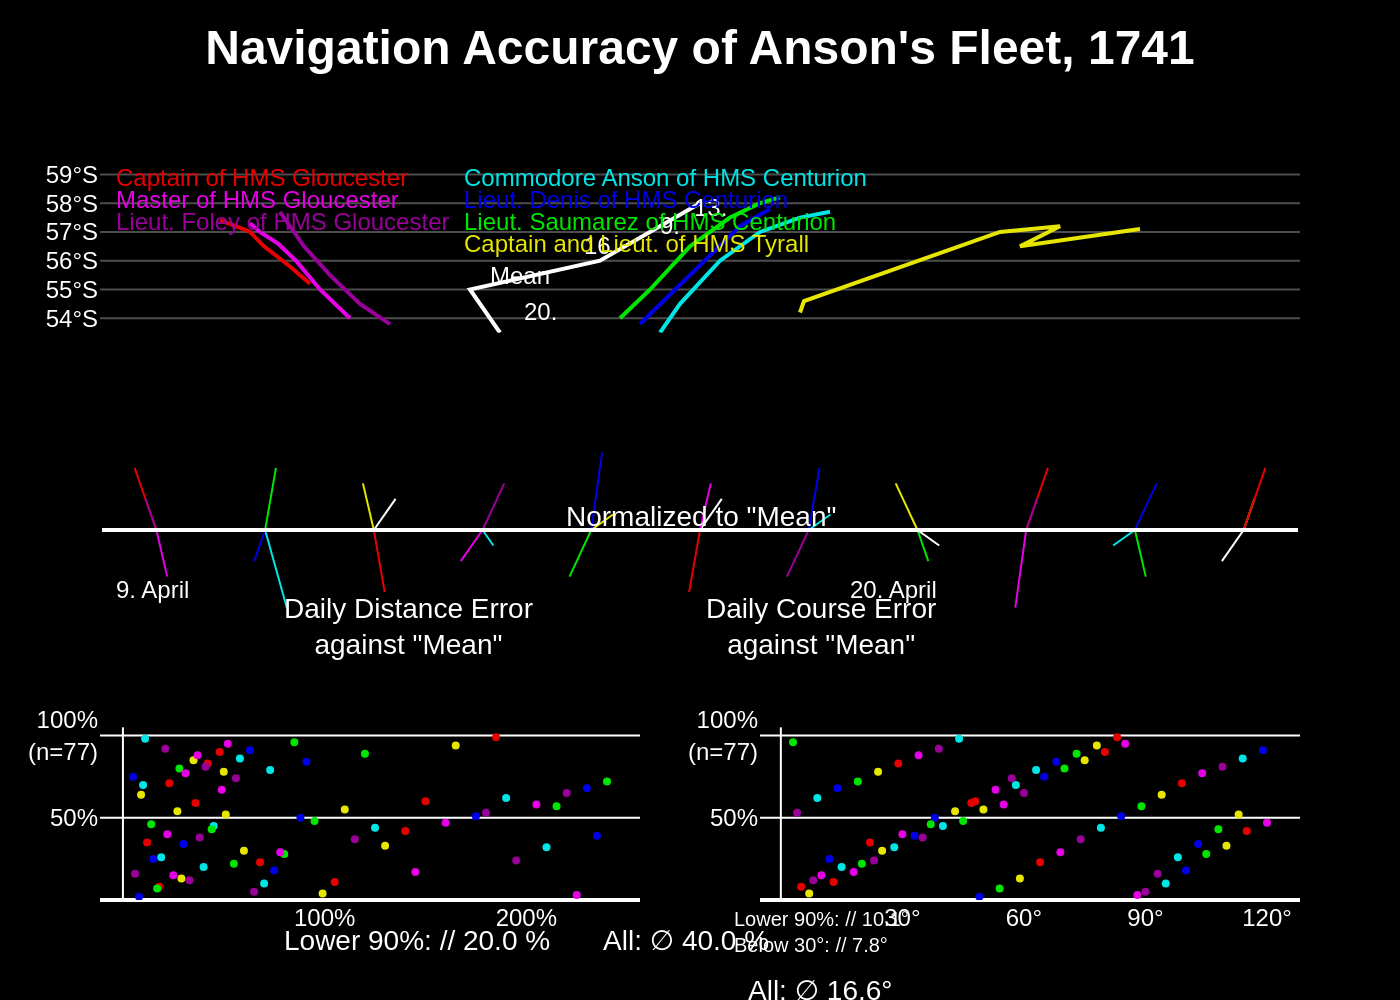

This figure's Python source:
import sys
import json
import os
import plotly.graph_objects as go
from plotly.subplots import make_subplots

def create_chart(json_path):
    with open(json_path, 'r', encoding='utf-8') as f:
        chart_data = json.load(f)

    data = chart_data['chart_data']
    texts = chart_data['texts']
    colors = chart_data['colors']
    
    fig = make_subplots(
        rows=3, cols=2,
        specs=[
            [{"colspan": 2, "rowspan": 1}, None],
            [{"colspan": 2, "rowspan": 1}, None],
            [{}, {}]
        ],
        vertical_spacing=0.15,
        horizontal_spacing=0.1
    )
    
    # --- Top Plot: Navigation Paths ---
    path_plot_data = data['path_plot']['series']
    for i, series in enumerate(path_plot_data):
        fig.add_trace(
            go.Scatter(
                x=series['x'],
                y=series['y'],
                mode='lines',
                line=dict(color=colors[i], width=2),
                name=series['name'],
                showlegend=False
            ),
            row=1, col=1
        )
        
    for ann in data['path_plot']['annotations']:
        fig.add_annotation(
            x=ann['x'], y=ann['y'], text=ann['text'],
            showarrow=False, font=dict(color='white', size=12),
            row=1, col=1
        )
    
    fig.add_annotation(
        x=20, y=-57.5, text="Mean",
        showarrow=False, font=dict(color='white', size=12),
        row=1, col=1, xshift=10
    )


    # --- Middle Plot: Normalized to "Mean" ---
    normalized_data = data['normalized_plot']['series']
    for i, series in enumerate(normalized_data):
        fig.add_trace(
            go.Scatter(
                x=series['x'],
                y=series['y'],
                mode='lines',
                line=dict(color=colors[i % len(colors)], width=1),
                showlegend=False
            ),
            row=2, col=1
        )
    fig.add_shape(type="line", x0=-0.5, y0=0, x1=10.5, y1=0,
                  line=dict(color="white", width=2), row=2, col=1)

    # --- Bottom-Left Plot: Daily Distance Error ---
    dist_error_data = data['distance_error_scatter']
    scatter_colors = [colors[i % (len(colors)-1)] for i in range(len(dist_error_data['x']))] # exclude white
    fig.add_trace(
        go.Scatter(
            x=dist_error_data['x'],
            y=dist_error_data['y'],
            mode='markers',
            marker=dict(color=scatter_colors, size=4),
            showlegend=False
        ),
        row=3, col=1
    )

    # --- Bottom-Right Plot: Daily Course Error ---
    course_error_data = data['course_error_scatter']
    fig.add_trace(
        go.Scatter(
            x=course_error_data['x'],
            y=course_error_data['y'],
            mode='markers',
            marker=dict(color=scatter_colors, size=4),
            showlegend=False
        ),
        row=3, col=2
    )

    # --- Layout and Styling ---
    fig.update_layout(
        title=dict(
            text=f"<b>{texts['title']}</b>",
            font=dict(size=24, color='white'),
            x=0.5, y=0.97, xanchor='center', yanchor='top'
        ),
        plot_bgcolor='black',
        paper_bgcolor='black',
        font=dict(family="Arial", color='white', size=12),
        margin=dict(l=50, r=50, t=80, b=50),
        showlegend=False,
        height=800,
        width=1000
    )

    # --- Axis Configuration ---
    # Top plot axes
    fig.update_xaxes(row=1, col=1, visible=False, range=[0, 60])
    fig.update_yaxes(
        row=1, col=1, 
        range=[-59.5, -53.5], 
        tickvals=[-59, -58, -57, -56, -55, -54],
        ticktext=texts['y_axis_labels_top'],
        gridcolor='rgba(255, 255, 255, 0.3)',
        zeroline=False
    )
    
    # Middle plot axes
    fig.update_xaxes(row=2, col=1, visible=False)
    fig.update_yaxes(row=2, col=1, visible=False)
    
    # Bottom-left axes
    fig.update_xaxes(row=3, col=1, tickvals=[100, 200], ticktext=texts['distance_error_x_labels'], showgrid=False, zerolinecolor='white', zerolinewidth=1)
    fig.update_yaxes(row=3, col=1, tickvals=[50, 100], ticktext=[texts['scatter_y_label_50'], texts['scatter_y_label_100']], range=[0, 105])

    # Bottom-right axes
    fig.update_xaxes(row=3, col=2, tickvals=[30, 60, 90, 120], ticktext=texts['course_error_x_labels'], showgrid=False, zerolinecolor='white', zerolinewidth=1)
    fig.update_yaxes(row=3, col=2, tickvals=[50, 100], ticktext=[texts['scatter_y_label_50'], texts['scatter_y_label_100']], range=[0, 105])
    
    # --- Annotations (Titles, Legends, etc.) ---
    
    # Legend annotations for top plot
    legend_texts = texts['legend_captions']
    for i in range(3):
        fig.add_annotation(x=0.01, y=1-0.03*i, text=legend_texts[i], font=dict(color=colors[i]), showarrow=False, xref='paper', yref='paper', xanchor='left', yanchor='top')
    for i in range(3, 7):
        fig.add_annotation(x=0.3, y=1-0.03*(i-3), text=legend_texts[i], font=dict(color=colors[i]), showarrow=False, xref='paper', yref='paper', xanchor='left', yanchor='top')

    # Subplot titles
    fig.add_annotation(text=texts['normalized_plot_title'], x=0.5, y=0.52, xref="paper", yref="paper", showarrow=False, font=dict(size=14))
    fig.add_annotation(text=texts['distance_error_title'], x=0.15, y=0.32, xref="paper", yref="paper", showarrow=False, font=dict(size=14))
    fig.add_annotation(text=texts['course_error_title'], x=0.6, y=0.32, xref="paper", yref="paper", showarrow=False, font=dict(size=14))

    # Other text annotations
    fig.add_annotation(text=texts['normalized_plot_x_labels'][0], x=0.01, y=0.42, xref="paper", yref="paper", showarrow=False)
    fig.add_annotation(text=texts['normalized_plot_x_labels'][1], x=0.7, y=0.42, xref="paper", yref="paper", showarrow=False, xanchor='right')

    # Footer texts
    fig.add_annotation(text=texts['distance_error_footer'], x=0.15, y=-0.08, xref="paper", yref="paper", showarrow=False, font=dict(size=14))
    fig.add_annotation(text=f"{texts['course_error_footer_1']}<br>{texts['course_error_footer_2']}", x=0.6, y=-0.08, align='left', xref="paper", yref="paper", showarrow=False, font=dict(size=10))
    fig.add_annotation(text=texts['course_error_footer_3'], x=0.6, y=-0.15, xref="paper", yref="paper", showarrow=False, font=dict(size=14))

    # --- Final Output ---
    filename_base = os.path.splitext(os.path.basename(json_path))[0]
    output_filename = f"{filename_base}.png"
    
    fig.write_image(output_filename, scale=2)
    print(f"Chart saved to {output_filename}")


if __name__ == '__main__':
    if len(sys.argv) != 2:
        print("Usage: python script.py <path_to_json_file>")
        sys.exit(1)
    json_file_path = sys.argv[1]
    create_chart(json_file_path)
